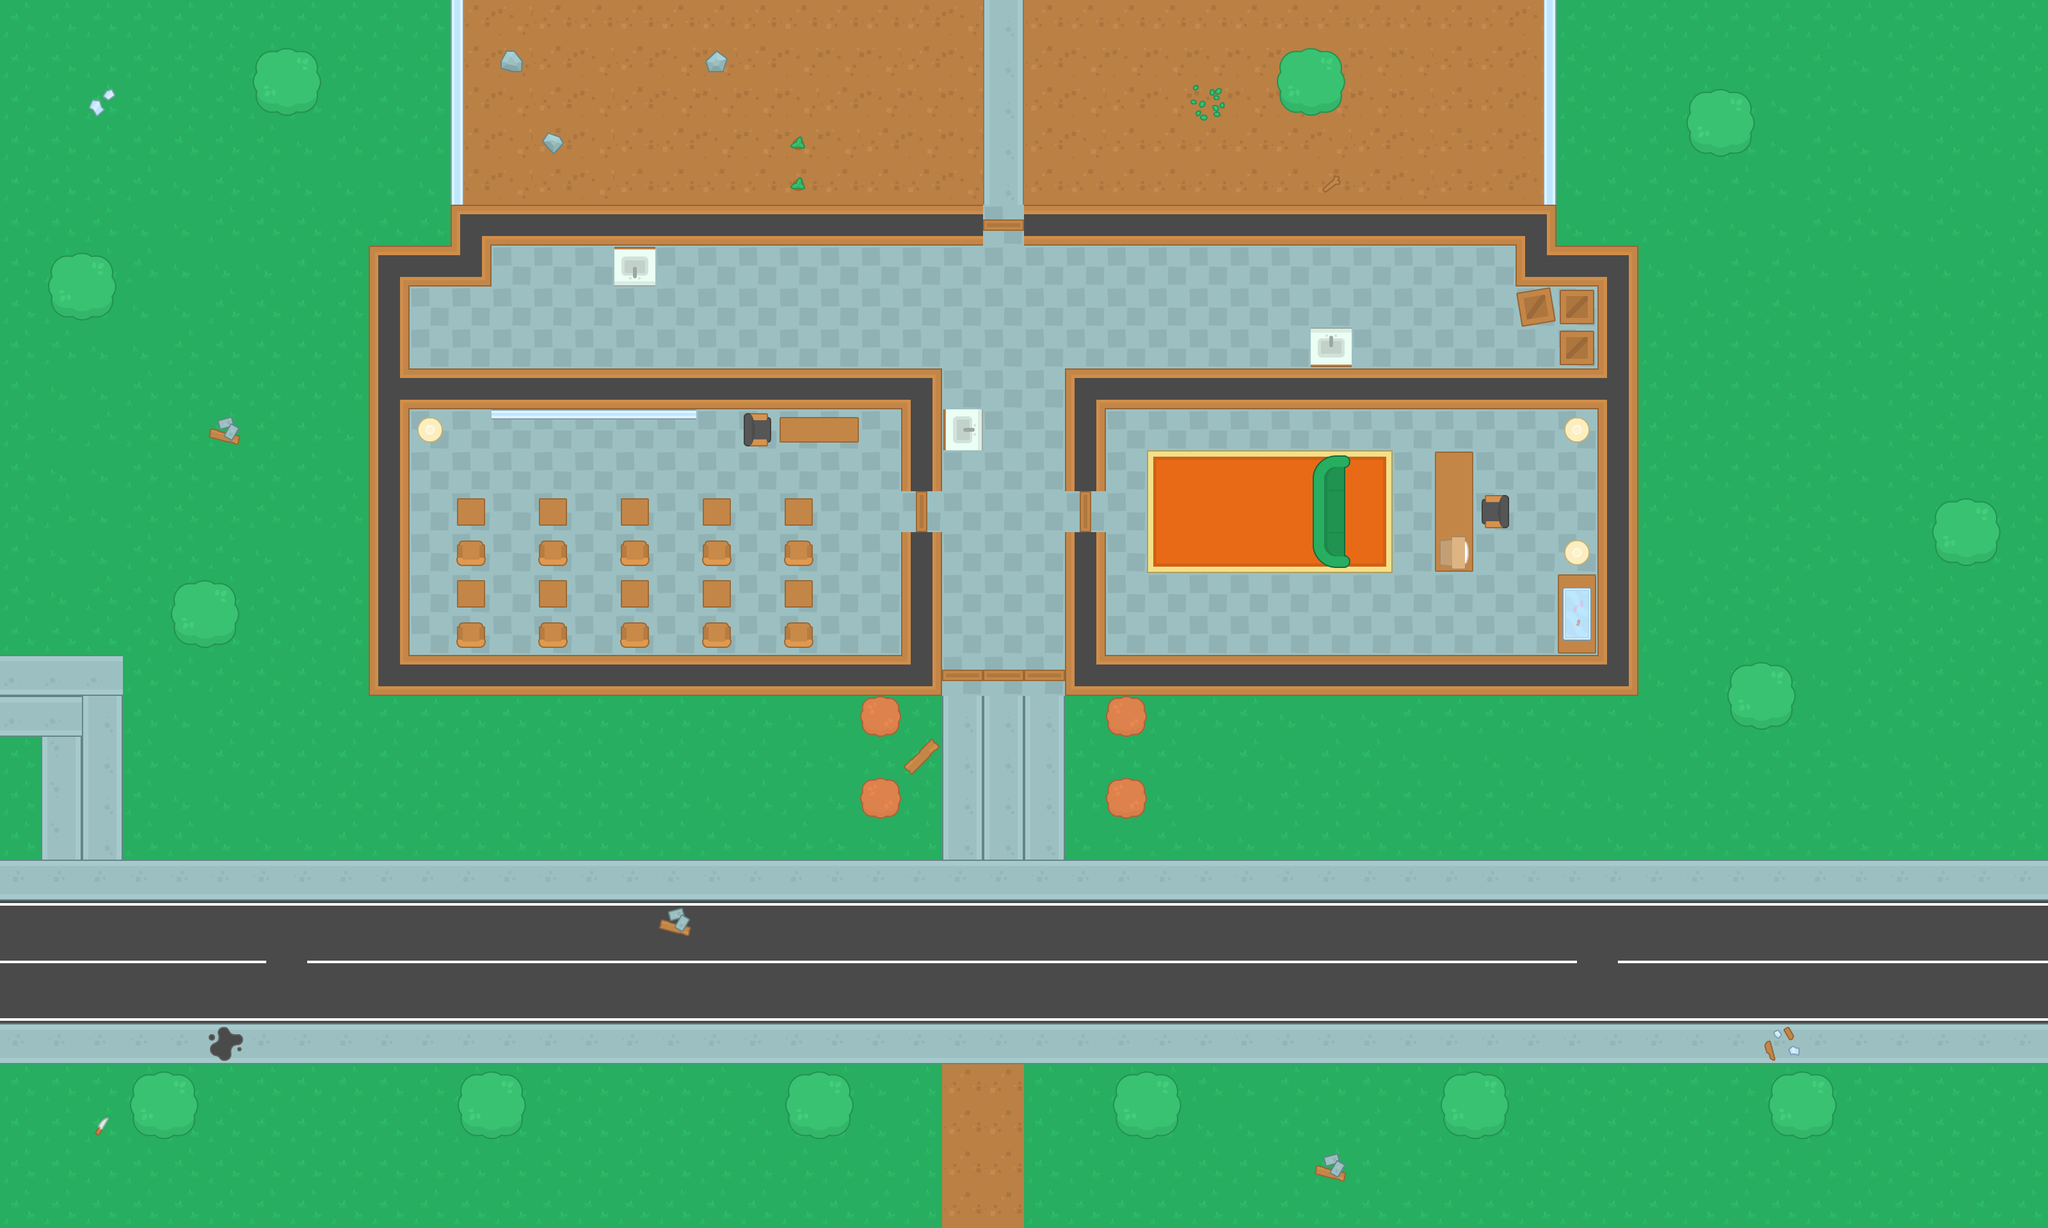

This game map was drawn from its Tiled (.tmx) file and the tilesets committed beside it. A one-line description and the trimmed map source follow:
An orthogonal 50x30 tile map with 64x64 px tiles, 3 tile layers (ground, walls, decorations) and 81 objects (56x wall, 10x coins, 7x zombie, 2x health, shotgun, ...).

<map version="1.0" orientation="orthogonal" renderorder="right-down" width="50" height="30" tilewidth="64" tileheight="64" nextobjectid="94">
 <tileset firstgid="1" name="spritesheet_tiles" tilewidth="64" tileheight="64" spacing="10" tilecount="540" columns="27">
  <image source="../img/spritesheet_tiles.png" width="1988" height="1470" />
 </tileset>
 <layer name="ground" width="50" height="30">
  <data>[1500 cells, 1500 non-empty, 11 distinct tile ids]</data>
 </layer>
 <layer name="walls" width="50" height="30">
  <data>[1500 cells, 137 non-empty, 10 distinct tile ids]</data>
 </layer>
 <layer name="decorations" width="50" height="30">
  <data>[1500 cells, 131 non-empty, 35 distinct tile ids]</data>
 </layer>
 <objectgroup name="obstacles">
  <object id="1" name="wall" x="0" y="1920" width="3200" height="64" />
  <object id="2" name="wall" x="-64" y="0" width="64" height="1920" />
  <object id="3" name="wall" x="0" y="-64" width="3200" height="64" />
  <object id="4" name="wall" x="3200" y="0" width="64" height="1920" />
  <object id="6" name="wall" x="704" y="0" width="21.0178" height="321.809" />
  <object id="7" name="wall" x="2413.57" y="5.67899" width="17.037" height="316.13" />
  <object id="8" name="wall" x="704" y="320" width="832" height="64" />
  <object id="9" name="wall" x="576" y="384" width="192" height="64" />
  <object id="10" name="wall" x="576" y="448" width="64" height="640" />
  <object id="11" name="wall" x="640" y="576" width="832" height="64" />
  <object id="12" name="wall" x="1408" y="640" width="64" height="128" />
  <object id="13" name="wall" x="1408" y="832" width="64" height="256" />
  <object id="14" name="wall" x="640" y="1024" width="768" height="64" />
  <object id="15" name="wall" x="1664" y="832" width="64" height="256" />
  <object id="16" name="wall" x="1728" y="1024" width="832" height="64" />
  <object id="17" name="wall" x="2496" y="384" width="64" height="640" />
  <object id="18" name="wall" x="1664" y="576" width="64" height="192" />
  <object id="19" name="wall" x="1728" y="576" width="768" height="64" />
  <object id="20" name="wall" x="1600" y="320" width="832" height="64" />
  <object id="21" name="wall" x="2368" y="384" width="128" height="64" />
  <object id="22" name="wall" x="960" y="384" width="64" height="64" />
  <object id="23" name="wall" x="1472" y="640" width="64" height="64" />
  <object id="24" name="wall" x="704" y="768" width="64" height="256" />
  <object id="25" name="wall" x="832" y="768" width="64" height="256" />
  <object id="26" name="wall" x="960" y="768" width="64" height="256" />
  <object id="27" name="wall" x="1088" y="768" width="64" height="256" />
  <object id="28" name="wall" x="1216" y="768" width="64" height="256" />
  <object id="29" name="wall" x="768" y="640" width="320.473" height="11.191" />
  <object id="30" name="wall" x="656.87" y="654.977" width="26.502" height="30.288" />
  <object id="31" name="wall" x="1152" y="640" width="192" height="64" />
  <object id="32" name="wall" x="2048" y="512" width="64" height="64" />
  <object id="33" name="wall" x="2371.93" y="452.426" width="128" height="64" />
  <object id="34" name="wall" x="2432" y="512" width="64" height="64" />
  <object id="35" name="wall" x="2006.58" y="85.1849" width="81.3989" height="83.2919" />
  <object id="36" name="wall" x="2240" y="704" width="64" height="192" />
  <object id="37" name="wall" x="2304" y="768" width="64" height="64" />
  <object id="38" name="wall" x="2432" y="896" width="64" height="128" />
  <object id="39" name="wall" x="2441.97" y="654.977" width="39.7529" height="34.0739" />
  <object id="40" name="wall" x="2441.97" y="844.277" width="41.6459" height="37.8599" />
  <object id="42" name="wall" x="2048" y="704" width="64" height="192" />
  <object id="43" name="wall" x="2688" y="1024" width="128" height="128" />
  <object id="44" name="wall" x="2640.73" y="141.975" width="87.0779" height="88.9709" />
  <object id="45" name="wall" x="405.101" y="81.3989" width="83.2919" height="83.2919" />
  <object id="46" name="wall" x="83.2919" y="393.743" width="90.8639" height="90.8639" />
  <object id="47" name="wall" x="278.271" y="912.425" width="79.5059" height="87.0779" />
  <object id="48" name="wall" x="1344" y="1088" width="64" height="64" />
  <object id="49" name="wall" x="1344" y="1216" width="64" height="64" />
  <object id="50" name="wall" x="1728" y="1088" width="64" height="64" />
  <object id="51" name="wall" x="1728" y="1216" width="64" height="64" />
  <object id="52" name="wall" x="212.016" y="1680.98" width="85.1849" height="88.9709" />
  <object id="53" name="wall" x="728.804" y="1686.66" width="75.7199" height="77.6129" />
  <object id="54" name="wall" x="1239.91" y="1688.55" width="71.9339" height="70.0409" />
  <object id="55" name="wall" x="1745.34" y="1686.66" width="81.3989" height="77.6129" />
  <object id="56" name="wall" x="2267.81" y="1682.87" width="71.9339" height="83.2919" />
  <object id="57" name="wall" x="2775.13" y="1680.98" width="87.0779" height="92.7569" />
  <object id="58" name="wall" x="3028.8" y="783.701" width="85.1849" height="83.2919" />
  <object id="59" name="coins" x="974.893" y="134.403" width="45.4319" height="45.4319" />
  <object id="60" name="coins" x="1741.56" y="66.2549" width="53.0039" height="47.3249" />
  <object id="61" name="coins" x="704.195" y="463.784" width="51.1109" height="41.6459" />
  <object id="62" name="coins" x="651.191" y="831.026" width="43.5389" height="45.4319" />
  <object id="63" name="coins" x="1951.68" y="925.676" width="54.8969" height="56.7899" />
  <object id="64" name="coins" x="2224.27" y="467.57" width="54.8969" height="54.8969" />
  <object id="65" name="coins" x="2479.83" y="1699.91" width="47.3249" height="56.7899" />
  <object id="66" name="coins" x="2640.73" y="564.113" width="62.4689" height="56.7899" />
  <object id="67" name="coins" x="2288.63" y="210.123" width="64.3619" height="56.7899" />
  <object id="68" name="coins" x="1308.06" y="927.569" width="62.4689" height="56.7899" />
  <object id="79" name="shotgun" x="1520.08" y="863.207" width="70.0409" height="66.2549" />
  <object id="80" name="health" x="1800.24" y="774.236" width="54.8969" height="51.1109" />
  <object id="81" name="health" x="1222.88" y="35.9669" width="54.8969" height="53.0039" />
  <object id="82" name="player" x="47.3249" y="1362.96" width="60.5759" height="45.4319" />
  <object id="83" name="machinegun" x="1133.47" y="129.691" width="58.6276" height="49.7446" />
  <object id="84" name="zombie" x="1302.67" y="437.333" width="48" height="45.3333" />
  <object id="85" name="zombie" x="1758.67" y="432" width="42.6667" height="44" />
  <object id="86" name="zombie" x="1305.33" y="760" width="48" height="53.3333" />
  <object id="87" name="zombie" x="2225.33" y="937.333" width="53.3333" height="45.3333" />
  <object id="88" name="big_zombie" x="2762.67" y="380" width="60" height="53.3333" />
  <object id="89" name="zombie" x="373.333" y="296" width="54.6667" height="53.3333" />
  <object id="90" name="boss" x="2204" y="53.3333" width="62.6667" height="58.6667" />
  <object id="91" name="zombie" x="1541.33" y="1129.33" width="50.6667" height="52" />
  <object id="92" name="zombie" x="960" y="214.667" width="56" height="41.3333" />
  <object id="93" x="-237.333" y="1220" />
 </objectgroup>
</map>
